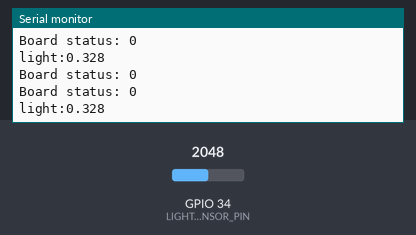
This program was run on a simulated ESP32. Shown: the last lines printed to the serial monitor. The test bench sets the inputs (shaded band); at power-on: GPIO 34 (LIGHT_SENSOR_PIN) = 2048. WiFi joins after 1.5 s; servers stay silent unless stated.

Above: at 2.7 s.
2.8 s: GPIO 34 (LIGHT_SENSOR_PIN) set to 2866
At 3.81 s:
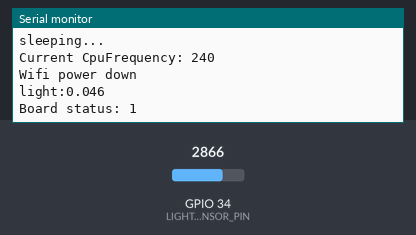
4.5 s: GPIO 34 (LIGHT_SENSOR_PIN) set to 2047
At 4.82 s:
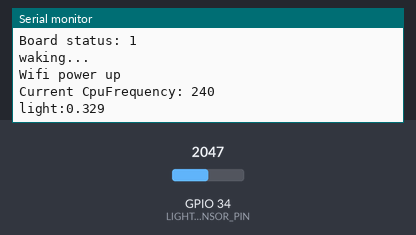
Timing chart, 0 to 7.5 s (numbered marks = the images above; inputs shaded):
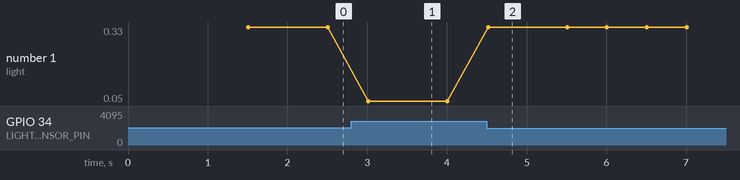

The program:

main.cpp
```cpp
#include <Arduino.h>
#include "sensing.h"
#include "wifi_low_level.h"
#include "main.h"
#include <WiFi.h>

extern SensorsClass Sensors;
extern WiFiStuff XTrayWiFi;

struct BoardStatus
{
    uint8_t sleeping = false; //initially awake
};
static BoardStatus status;

// Sleep threshold.
float sleepLightThreshold = LIGHT_DEFAULT_SLEEP_THRESHOLD;

void powerUp()
{
    Serial.println("waking...");
    Serial.println();
    XTrayWiFi.powerUp();
    delay(10);
    setCpuFrequencyMhz(AWAKE_MCU_CLOCK_SPEED);
    Serial.printf("Current CpuFrequency: %d\n",getCpuFrequencyMhz());
    status.sleeping = false;
}

void powerDown()
{
    Serial.println("sleeping...");
    Serial.println();
    delay(10);
    setCpuFrequencyMhz(SLEEP_MCU_CLOCK_SPEED);
    Serial.printf("Current CpuFrequency: %d\n",getCpuFrequencyMhz());
    XTrayWiFi.powerDown();
    status.sleeping = true;
}

void updateSleeping()
{
    float light = Sensors.light.get();
    Serial.printf("Board status: %d\n", status.sleeping);

    if (!status.sleeping && light <= sleepLightThreshold) {
        powerDown();
    }
    else if  (status.sleeping && light > sleepLightThreshold) {
        powerUp();
    }
    else
    {

    }
    static uint32_t lt;
    if (millis() - lt > LIGHT_DEBUG_INTERVAL) {
        lt = millis();
        Serial.printf("light:%.3f\n", light);
    }
}

void setup()
{
    Serial.begin(115200);
    Sensors.init();
    XTrayWiFi.init();
}

void loop() {
    static auto lasttime = 0;
    auto currenttime = millis();
    //Check sleep condition
    if(currenttime - lasttime > 499)
    {
    lasttime = currenttime;
    updateSleeping();
    }
}
```

define.h
```cpp
#ifndef DEFINES_H
#define DEFINES_H

#define LIGHT_MIN_VALUE               ((uint32_t)100)
#define LIGHT_MAX_VALUE               ((uint32_t)3000)
#define LIGHT_DEFAULT_SLEEP_THRESHOLD 0.3  //0.05 Below threshold => SLEEP, Above threshold => AWAKE.
#define LIGHT_DEBUG_INTERVAL          499 // How often light value is printed.
#define LIGHT_SENSOR_PIN              34

// MCU clock speed (in MHz). Options: 80, 160, 240.
#define SLEEP_MCU_CLOCK_SPEED 80
#define AWAKE_MCU_CLOCK_SPEED 240


// WiFi Stuff
#define wifi_ssid "ilfandkym"
#define wifi_pwd  "94263770"

#endif
```

main.h
```cpp
float getSleepLightThreshold();
void updateSleepLightThreshold(float val);
```

sensing.cpp
```cpp
#include "sensing.h"

SensorsClass Sensors;

void SensorsClass::init()
{
    light.init();
}

void SensorsClass::Light::init()
{
    pinMode(LIGHT_SENSOR_PIN, INPUT);
}

float SensorsClass::Light::get() const
{
    return 1.0f
           - float(min(max(uint32_t(getRaw()), LIGHT_MIN_VALUE), LIGHT_MAX_VALUE) - LIGHT_MIN_VALUE)
                 / (LIGHT_MAX_VALUE - LIGHT_MIN_VALUE);
}

float SensorsClass::Light::getRaw() const
{
    return analogRead(LIGHT_SENSOR_PIN);
}

bool SensorsClass::Light::isAvailable() const
{
    return analogRead(LIGHT_SENSOR_PIN) != 0;
}
```

sensing.h
```cpp
#include "define.h"
#include <Adafruit_Sensor.h>

#ifndef SENSING_H
#define SENSING_H

struct SensorsClass
{
    void init();

    struct Light
    {
        void init();
        float get() const;    // Gets normalised [0-1] reading.
        float getRaw() const; // Gets raw reading.
        bool isAvailable() const;
    } light;
};

#endif
```

wifi_low_level.cpp
```cpp
#include <WiFi.h>
#include "define.h"
#include "wifi_low_level.h"

WiFiStuff XTrayWiFi;

void WiFiStuff::powerUp()
{
    WiFi.setSleep(WIFI_PS_MIN_MODEM);
    Serial.println("Wifi power up");
}
void WiFiStuff::powerDown()
{   WiFi.setSleep(WIFI_PS_MAX_MODEM);
    Serial.println("Wifi power down");
}

void WiFiStuff::init()
{
    WiFi.mode(WIFI_STA);
    Serial.println("set to wifi station mode");
    if (connect()) {

    }
    Serial.println("Finished init.");
}

bool WiFiStuff::connect()
{
    WiFi.begin(wifi_ssid,wifi_pwd);
    Serial.printf("Connecting to WiFi...");


    while (WiFi.status() != WL_CONNECTED) {
    Serial.print(".");
    delay(50);
    }
    Serial.println("");
    Serial.println("Connected to Wifi.");
    return true;
}
```

wifi_low_level.h
```cpp
#ifndef WIFI_LOW_LEVEL_H
#define WIFI_LOW_LEVEL_H


class WiFiStuff
{
public:

    // Commands.
    void powerUp();
    void powerDown();
    void init();
    //void syncTime();

private:
    bool connect();
};

#endif
```

Measured:
- after the input at 2.8 s, the serial monitor: prints a new line after 0.21 s (image 1)
- after the input at 4.5 s, the serial monitor: prints a new line at once (image 2)
- plotted number 1: 0.33 → 0.05 after the input at 2.8 s, 0.05 → 0.33 after the input at 4.5 s
